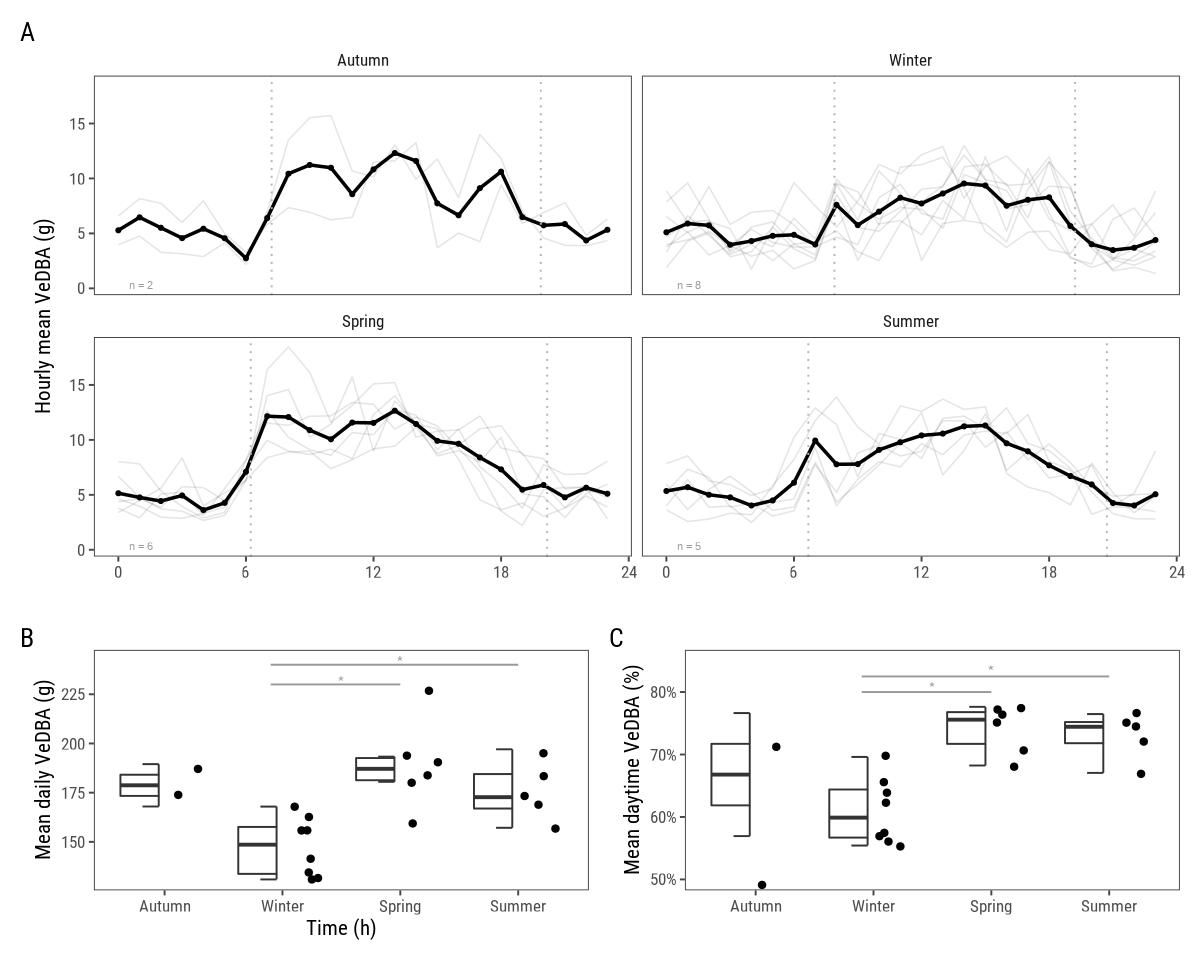

Here is the R script that generated this plot:
library(patchwork)
require(egg)
library(dplyr)
library(showtext)
library(lubridate)
library(scales)
library(showtext)
source("utils/tuco_theme.R")
source("utils/sunriset.R")


# Read Data ---------------------------------------------------------------
tuco = readRDS("data/tuco_processed.rds")
tuco$season = dplyr::recode(tuco$season,
                            March = "Autumn",
                            July = "Winter",
                            October = "Spring",
                            February = "Summer")

levels(tuco$ID) = paste0("ID:", levels(tuco$ID))
tuco$ID = droplevels(tuco$ID)
sunriset_season = calc_sunriset(tuco)


# Daily VeDBA Patterns ----------------------------------
tuco_hourly = tuco %>%
    mutate(time = floor_date(datetime,
                             unit = "hour")) %>%
    mutate(time = lubridate::hour(time)*60+lubridate::minute(time)) %>% 
    group_by(ID, season, time, date = date(datetime)) %>% 
    summarize(vedba = sum(vedba)) %>% 
    group_by(ID, season, time) %>% 
    summarize(mean_vedba = mean(vedba)) %>% 
    ungroup()

tuco_hourly_mean = tuco_hourly %>%
    group_by(season, time) %>% 
    summarize(mean_vedba = mean(mean_vedba)) %>% 
    ungroup()

vedba_hourly = 
    ggplot(data = tuco_hourly_mean,
           aes(x = time,y = mean_vedba)) +
    geom_line(data = tuco_hourly,
              aes(x = time, y = mean_vedba, fill = ID),
              size = 0.4,
              alpha = 0.1) +
    geom_point(size = 0.9) +
    geom_line(size = 0.9) +
    geom_vline(data = sunriset_season,
               aes(xintercept = dawn), 
               linetype = "dotted",
               color = "grey70") +
    geom_vline(data = sunriset_season,
               aes(xintercept = dusk),
               linetype = "dotted",
               color = "grey70") +
    geom_text(data = data.frame(x = 65, y = 0.29),
              aes(x,y, label = c("n = 2","n = 8","n = 6","n = 5")),
              size = 3,
              color = "grey60") +
    scale_x_continuous(breaks = c(0,360,720,1080,1440),
                       labels = c(0,6,12,18,24))+
    facet_wrap(~season, ncol = 2) +
    theme(legend.position = "none") +
    xlab("") +
    ylab("Hourly mean VeDBA (g)")

# BOXPLOT 01 -----------------------------------
vedba_daily = tuco %>% 
    group_by(ID, season, date = lubridate::date(datetime)) %>% 
    summarise(vedba = sum(vedba)) %>% 
    group_by(ID, season) %>% 
    summarise(vedba = mean(vedba))

bx_daily_vedba = ggplot(data = vedba_daily,
                        aes(x = season,
                            y = vedba)) +
    gghalves::geom_half_point() +
    gghalves::geom_half_boxplot(nudge = 0.05,
                                outlier.color = NA) +
    xlab("Time (h)") +
    ylab("Mean daily VeDBA (g)") +
    theme(legend.position = "none")

df1 = data.frame(x = c(1.9, 3), y = c(230,230))
df2 = data.frame(x = c(1.9, 4), y = c(240, 240))

bx_daily_vedba = bx_daily_vedba +
    geom_line(data = df1, mapping = aes(x,y, group = 1), color = "grey60") +
    annotate("text", x = 2.5, y = 232, label = "*", size = 4, color = "grey60") +
    geom_line(data = df2, mapping = aes(x,y, group = 1), color = "grey60") +
    annotate("text", x = 3, y = 242, label = "*", size = 4, color = "grey60")


# BOXPLOT 02 -----------------------------------
vedba_daytime = tuco %>%
    group_by(ID, season, date = lubridate::date(datetime)) %>% 
    summarise(vedba = sum(vedba[daytime])/sum(vedba)) %>% 
    group_by(ID, season) %>% 
    summarise(vedba = mean(vedba))

bx_daytime_vedba = ggplot(data = vedba_daytime,
                          aes(x = season,
                              y = vedba)) +
    gghalves::geom_half_point() +
    gghalves::geom_half_boxplot(nudge = 0.05,
                                outlier.color = NA) +
    scale_y_continuous(breaks = seq(0.5, 1, 0.1), labels = scales::percent, limits = c(0.5, 0.85)) +
    xlab("") +
    ylab("Mean daytime VeDBA (%)") +
    theme(legend.position = "none")


df1 = data.frame(x = c(1.9, 3), y = c(0.8,0.8))
df2 = data.frame(x = c(1.9, 4), y = c(0.825, 0.825))
bx_daytime_vedba = bx_daytime_vedba +
    geom_line(data = df1, mapping = aes(x,y, group = 1), color = "grey60") +
    annotate("text", x = 2.5, y = 0.809, label = "*", size = 4, color = "grey60") +
    geom_line(data = df2, mapping = aes(x,y, group = 1), color = "grey60") +
    annotate("text", x = 3, y = 0.835, label = "*", size = 4, color = "grey60")


# Compose Plot
fig02 = vedba_hourly / (bx_daily_vedba + bx_daytime_vedba) +
    plot_annotation(tag_levels = "A") +
    plot_layout(ncol = 1, height = c(2,1))


ggsave(filename = "plots/fig_02.jpeg",
       plot = fig02,
       device = "jpeg",
       dpi = 132,
       width = 1200,
       height = 960,
       units = "px",
       bg = "white")
